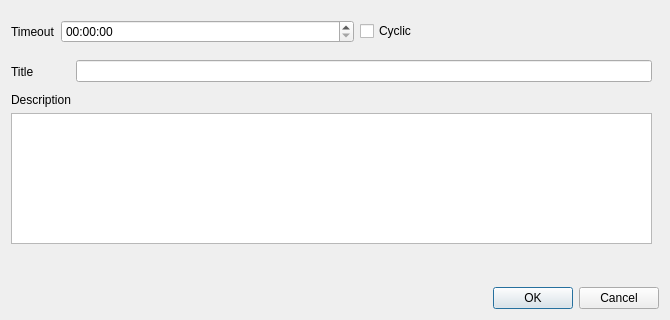
<?xml version="1.0" encoding="UTF-8"?>
<ui version="4.0">
 <class>CreateReminderDialog</class>
 <widget class="QDialog" name="CreateReminderDialog">
  <property name="geometry">
   <rect>
    <x>0</x>
    <y>0</y>
    <width>670</width>
    <height>320</height>
   </rect>
  </property>
  <property name="minimumSize">
   <size>
    <width>670</width>
    <height>320</height>
   </size>
  </property>
  <property name="maximumSize">
   <size>
    <width>670</width>
    <height>320</height>
   </size>
  </property>
  <property name="windowTitle">
   <string>Dialog</string>
  </property>
  <layout class="QVBoxLayout" name="verticalLayout_2">
   <item>
    <widget class="QWidget" name="widget" native="true">
     <widget class="QWidget" name="horizontalLayoutWidget">
      <property name="geometry">
       <rect>
        <x>0</x>
        <y>0</y>
        <width>641</width>
        <height>41</height>
       </rect>
      </property>
      <layout class="QHBoxLayout" name="horizontalLayout">
       <item>
        <widget class="QLabel" name="label">
         <property name="sizePolicy">
          <sizepolicy hsizetype="Fixed" vsizetype="Preferred">
           <horstretch>0</horstretch>
           <verstretch>0</verstretch>
          </sizepolicy>
         </property>
         <property name="text">
          <string>Timeout</string>
         </property>
        </widget>
       </item>
       <item>
        <widget class="QTimeEdit" name="timeEdit">
         <property name="displayFormat">
          <string>HH:mm:ss</string>
         </property>
        </widget>
       </item>
       <item>
        <widget class="QCheckBox" name="checkBox">
         <property name="layoutDirection">
          <enum>Qt::LeftToRight</enum>
         </property>
         <property name="text">
          <string>Cyclic</string>
         </property>
        </widget>
       </item>
      </layout>
     </widget>
     <widget class="QWidget" name="horizontalLayoutWidget_2">
      <property name="geometry">
       <rect>
        <x>0</x>
        <y>40</y>
        <width>641</width>
        <height>41</height>
       </rect>
      </property>
      <layout class="QHBoxLayout" name="horizontalLayout_2">
       <item>
        <widget class="QLabel" name="label_2">
         <property name="sizePolicy">
          <sizepolicy hsizetype="Preferred" vsizetype="Preferred">
           <horstretch>0</horstretch>
           <verstretch>0</verstretch>
          </sizepolicy>
         </property>
         <property name="frameShape">
          <enum>QFrame::NoFrame</enum>
         </property>
         <property name="text">
          <string>Title</string>
         </property>
         <property name="margin">
          <number>0</number>
         </property>
         <property name="indent">
          <number>-1</number>
         </property>
        </widget>
       </item>
       <item>
        <widget class="QLineEdit" name="lineEdit_2">
         <property name="sizePolicy">
          <sizepolicy hsizetype="Expanding" vsizetype="Fixed">
           <horstretch>0</horstretch>
           <verstretch>0</verstretch>
          </sizepolicy>
         </property>
         <property name="maximumSize">
          <size>
           <width>576</width>
           <height>16777215</height>
          </size>
         </property>
        </widget>
       </item>
      </layout>
     </widget>
     <widget class="QWidget" name="verticalLayoutWidget_2">
      <property name="geometry">
       <rect>
        <x>0</x>
        <y>82</y>
        <width>641</width>
        <height>151</height>
       </rect>
      </property>
      <layout class="QVBoxLayout" name="verticalLayout_3">
       <item>
        <widget class="QLabel" name="label_3">
         <property name="enabled">
          <bool>true</bool>
         </property>
         <property name="sizePolicy">
          <sizepolicy hsizetype="Preferred" vsizetype="Preferred">
           <horstretch>0</horstretch>
           <verstretch>0</verstretch>
          </sizepolicy>
         </property>
         <property name="text">
          <string>Description</string>
         </property>
        </widget>
       </item>
       <item>
        <widget class="QTextEdit" name="textEdit"/>
       </item>
      </layout>
     </widget>
    </widget>
   </item>
   <item>
    <widget class="QDialogButtonBox" name="buttonBox">
     <property name="standardButtons">
      <set>QDialogButtonBox::Cancel|QDialogButtonBox::Ok</set>
     </property>
    </widget>
   </item>
  </layout>
 </widget>
 <resources/>
 <connections/>
</ui>
